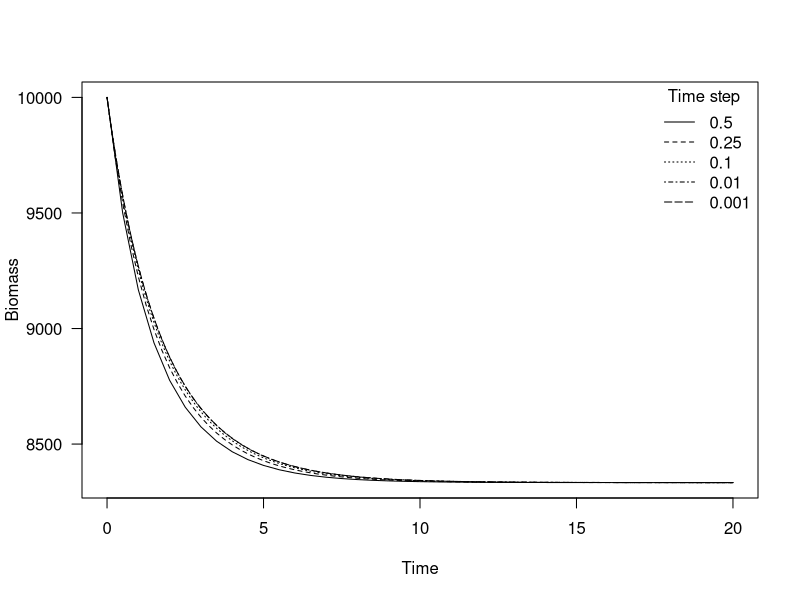
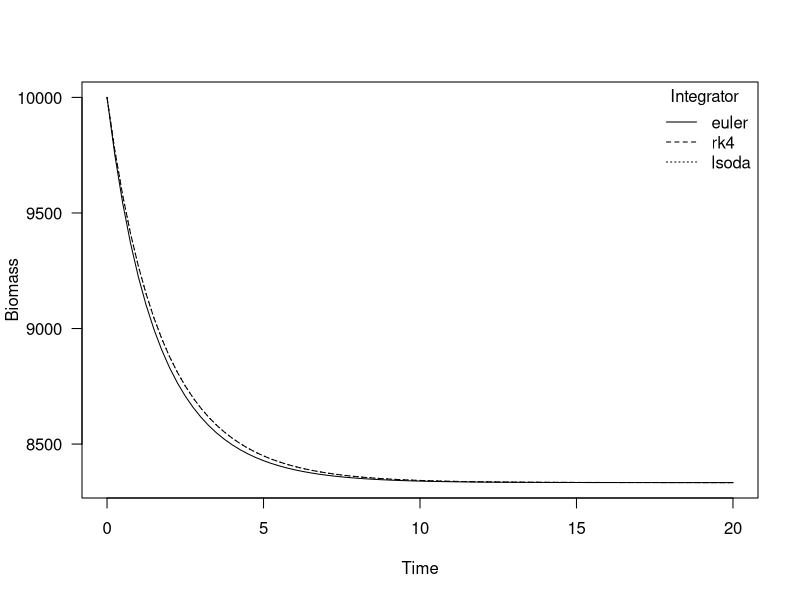

These figures' R source, in order:
## ---- chunk 1
library(deSolve)
## ---- chunk 2
# Graham Schaefer model specified as an ODE
ode_gs<-function(t,x,parms)
    {
    # 1. set the state variable 
    B<-x 
    
    # 2. set the parameters
    r<-parms["r"]
    K<-parms["K"]
    F<-parms["F"]
    
    # 3. set up the Graham-Schaefer model of biomass dynamics as an ode
    dB<- r*B*(1-(B/K))-F*B
    
    # 4. return the relevant quantities for the time step
    return(list(dB))
    }
## ---- chunk 3
parameters<-c(r=0.6,K=10000,F=0.1)
## ---- chunk 4
initial_biomass<- c(B=10000)
## ---- chunk 5
dt<-c(0.5,0.25, 0.1, 0.01,0.001)
out<-data.frame()
for(i in 1:length(dt))
    {
    solution<- ode(
        y=initial_biomass, 
        times=seq(0,20,by=dt[i]), 
        func=ode_gs, 
        parms=parameters, 
        method="euler")
    solution<-as.data.frame(solution)
    solution$dt<-dt[i]
    out<-rbind(out,solution)
    }
## ---- chunk 6
plot(B~time,solution,
    ylab="Biomass",
    xlab="Time",
    las=1,
    type='n',
    main="")
points(B~time,out,subset=dt==0.5,type="l",lty=1)
points(B~time,out,subset=dt==0.25,type="l",lty=2)
points(B~time,out,subset=dt==0.1,type="l",lty=3)
points(B~time,out,subset=dt==0.01,type="l",lty=4)
points(B~time,out,subset=dt==0.001,type="l",lty=5)
legend("topright",title="Time step",c("0.5","0.25","0.1","0.01","0.001"),
    lty=c(1,2,3,4,5),bty="n")
## ---- chunk 7
integrator<-c("euler","rk4","lsoda")
out<-data.frame()
for(i in 1:length(integrator))
    {
    solution<- ode(
        y=initial_biomass, 
        times=seq(0,20,by=0.25), 
        func=ode_gs, 
        parms=parameters, 
        method=integrator[i])
    solution<-as.data.frame(solution)
    solution$integrator<-integrator[i]
    out<-rbind(out,solution)
    }
## ---- chunk 8
plot(B~time,solution,
    ylab="Biomass",
    xlab="Time",
    las=1,
    type='n',
    main="")
points(B~time,out,subset=integrator=="euler",type="l",lty=1)
points(B~time,out,subset=integrator=="rk4",type="l",lty=2)
points(B~time,out,subset=integrator=="lsoda",type="l",lty=3)
legend("topright",title="Integrator", c("euler","rk4","lsoda"),
    lty=c(1,2,3),bty="n")
